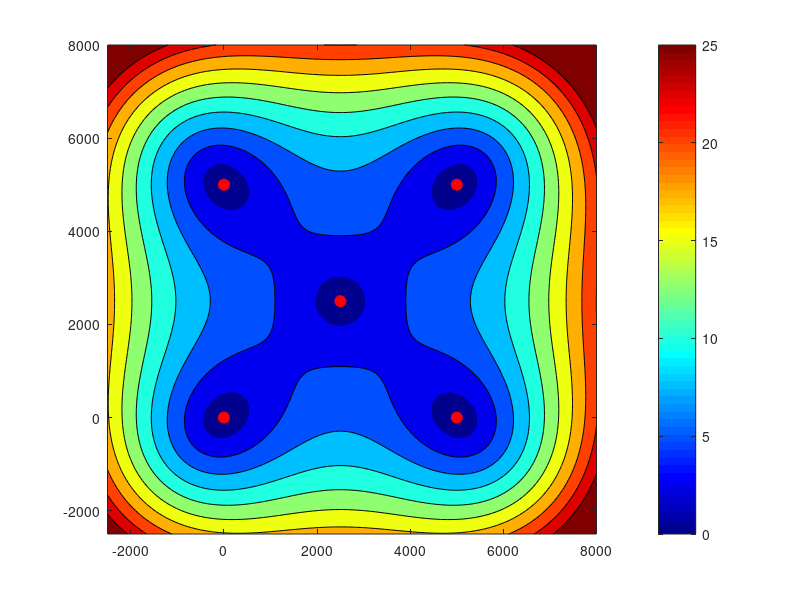

Write MATLAB code to recreate this figure. (Note: this script raises an error after producing the figure.)
% MATLAB Code to plot CRLB space distribution for Long Baseline Navigation
% 计算CRLB下界
clear;          % 清除工作区所有变量
% close all;      % 关闭所有图形窗口
clc;            % 清空命令行窗口

%% 1. 定义系统参数
% 应答器 (AP) 位置 (x, y, z) - 假设使用三个应答器形成一个三角形布局
% 为了获得与示例图相似的图案，应答器应分散布置
% 让我们将它们对称地放置在原点周围。
% ap_positions = [
%     5000,     0, 100;    % AP1
%     2500, 2500*sqrt(3),  100;    % AP2 (大约位于半径1000m，角度210度的位置)
%     0, 0,  100     % AP3 (大约位于半径1000m，角度330度的位置)
% ];
d=5000;
ap_positions = [
    d,     0, 100;   
    0, d,  100;
    d, d,  100; 
    0, 0,  100;
    d/2,d/2,100
];
num_aps = size(ap_positions, 1); % 获取应答器的数量

% 测量噪声标准差
sigma_r = 0.4; % 米 (例如，1米的测距误差)

% 测距值的协方差矩阵 (C)
% 假设每个测距值的噪声是独立且同方差的
C = eye(num_aps) * sigma_r^2; % C = sigma_r^2 * I (单位矩阵)

%% 2. 定义潜水器位置的网格 (x0, y0)
x_min = -2500; x_max = 8000; % X轴范围
y_min = -2500; y_max = 8000; % Y轴范围
grid_resolution = 50; % 米 (分辨率越小，网格越细，计算时间越长)

x_grid = x_min : grid_resolution : x_max; % X轴网格点
y_grid = y_min : grid_resolution : y_max; % Y轴网格点

[X, Y] = meshgrid(x_grid, y_grid); % 生成XY网格点坐标
Z_sub = 0; % 假设潜水器始终位于Z=0平面，用于绘制2D图

% 初始化矩阵，用于存储CRLB值
CRLB_rms_error = zeros(size(X)); % 存储位置估计的均方根误差 (RMSE)

%% 3. 计算每个网格点的CRLB
fprintf('正在网格上计算CRLB... 这可能需要一些时间。\n');
for i = 1:size(X, 1) % 遍历Y轴网格点
    for j = 1:size(X, 2) % 遍历X轴网格点
        % 当前潜水器估计位置 (x0, y0, z0)
        x0 = X(i, j);
        y0 = Y(i, j);
        sub_pos_est = [x0, y0, Z_sub];

        % 初始化设计矩阵 M
        M = zeros(num_aps, 3); % N x 3 矩阵，用于 (x, y, z) 估计

        % 计算当前潜水器位置对应的 M 矩阵
        for k = 1:num_aps
            ap_k = ap_positions(k, :); % 第 k 个应答器的位置

            % 预测距离 r0k (潜水器估计位置到AP_k的距离)
            r0k = norm(sub_pos_est - ap_k);

            % 避免当潜水器估计位置恰好在某个应答器上时出现除以零的情况
            if r0k == 0
                M(k, :) = [inf, inf, inf]; % 标记为无穷大不确定性
            else
                % 偏导数 (M的元素)
                m_i1 = (sub_pos_est(1) - ap_k(1)) / r0k; % d(r_k)/dx
                m_i2 = (sub_pos_est(2) - ap_k(2)) / r0k; % d(r_k)/dy
                m_i3 = (sub_pos_est(3) - ap_k(3)) / r0k; % d(r_k)/dz (如果 Z_sub 和 ap_k(3) 都为0且恒定，则此项可能为0)

                M(k, :) = [m_i1, m_i2, m_i3];
            end
        end

        % 计算费舍尔信息矩阵 (FIM)
        FIM = M' * (C \ M); % C \ M 等价于 inv(C) * M，更稳定高效

        % 计算 CRLB
        % 处理潜在的奇异性 (例如，如果 FIM 不可逆)
        if det(FIM) == 0 || any(isinf(M(:))) || any(isnan(M(:)))
            CRLB_mat = inf(3,3); % 标记为无穷大不确定性
        else
            CRLB_mat = inv(FIM); % 计算CRLB矩阵
        end
        
        % 存储位置的均方根误差 (RMSE) (来自 CRLB)
        % 这是 sqrt(trace(CRLB_mat))，即误差协方差矩阵对角线元素之和的平方根
        CRLB_rms_error(i, j) = sqrt(trace(CRLB_mat));
    end
end
fprintf('CRLB计算完成。\n');

%% 4. 绘制结果
figure; % 创建新的图形窗口
% 使用 contourf 绘制填充的等高线，'LineStyle', 'none' 表示不显示等高线边框
% 等高线级别设定为 5 到 25，步长 2.5，与示例图相似
[C_levels, h] = contourf(X, Y, CRLB_rms_error, 0:2.5:25, 'LineStyle', 'none'); 

% 添加等高线以便更好地观察边界
hold on; % 保持当前图形，以便添加更多绘图元素
contour(X, Y, CRLB_rms_error, 5:2.5:25, 'k'); % 绘制黑色等高线

% 绘制应答器位置
plot(ap_positions(:,1), ap_positions(:,2), 'ro', 'MarkerSize', 8, 'MarkerFaceColor', 'r', 'DisplayName', 'Transponders');

axis equal; % 确保坐标轴比例相等，避免图形变形
colormap(jet); % 设置颜色映射，例如 'jet'
colorbar; % 显示颜色条
clim([0 25]); % 设置颜色条的显示范围，使其与等高线级别和示例图一致

title({'球面试交汇长基线定位导航', 'CRLB 下界空间分布 (RMSE in meters)'}); % 设置图表标题
xlabel('x (m)'); % 设置X轴标签
ylabel('y (m)'); % 设置Y轴标签
grid on; % 显示网格

% 调整字体大小以提高可读性
set(gca, 'FontSize', 12); % 设置坐标轴字体大小
set(findobj(gca, 'Type', 'Title'), 'FontSize', 14); % 设置标题字体大小
set(findobj(gca, 'Type', 'Colorbar'), 'FontSize', 12); % 设置颜色条字体大小

% 如果需要，可以添加文本标签来标识应答器
% text(ap_positions(1,1), ap_positions(1,2)+100, 'AP1', 'HorizontalAlignment', 'center', 'VerticalAlignment', 'bottom');
% text(ap_positions(2,1)-100, ap_positions(2,2)-100, 'AP2', 'HorizontalAlignment', 'right', 'VerticalAlignment', 'top');
% text(ap_positions(3,1)+100, ap_positions(3,2)-100, 'AP3', 'HorizontalAlignment', 'left', 'VerticalAlignment', 'top');

fprintf('图表已成功生成。\n');
